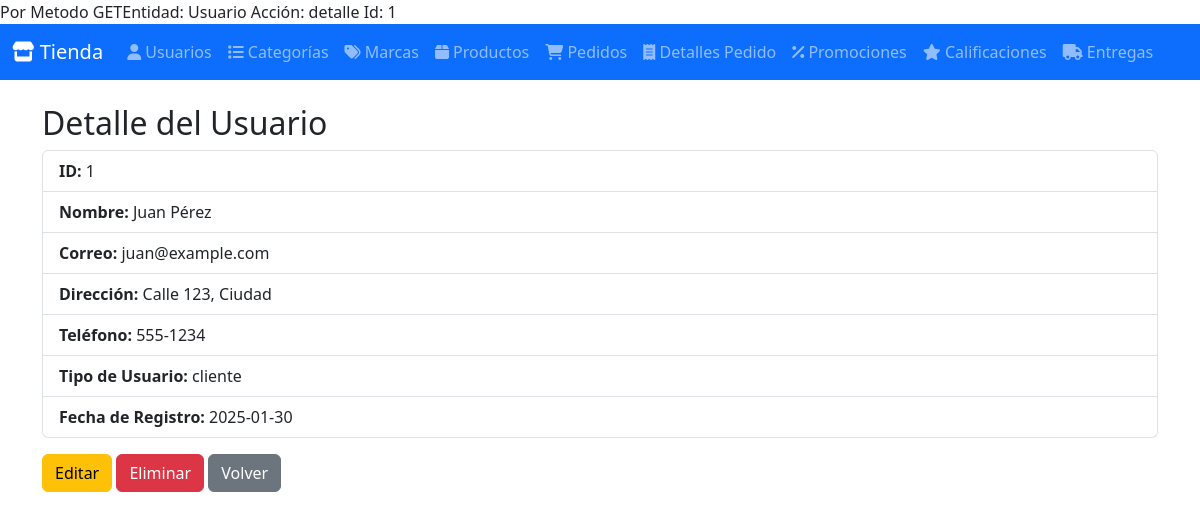
The app's page /index.php?entity=Usuario&action=detalle&id=1 with its own data.
### tables this page shows
CREATE TABLE usuarios (
    id INT AUTO_INCREMENT PRIMARY KEY,
    nombre VARCHAR(100) NOT NULL,
    correo VARCHAR(100) UNIQUE NOT NULL,
    contrasena VARCHAR(255) NOT NULL,
    direccion TEXT,
    telefono VARCHAR(20),
    tipo_usuario ENUM('cliente', 'admin') DEFAULT 'cliente',
    fecha_registro DATE DEFAULT (CURDATE())
);

### Model/ClassUsuario.php (called while the page is built, shortened)
<?php
require_once BASE_PATH . DIRECTORY_SEPARATOR . 'Config' . DIRECTORY_SEPARATOR . 'ClassDatabase.php';
class ClassUsuario {
    private $conn;
    public function __construct() {
        $db = new ClassDatabase();
        $this->conn = $db->getConnection();
    }
    public function getUsuarioById($id) {
        try {
            $stmt = $this->conn->prepare("SELECT * FROM usuarios WHERE id = :id");
            $stmt->bindParam(':id', $id);
            $stmt->execute();
            return $stmt->fetch(PDO::FETCH_ASSOC);
        } catch (PDOException $e) {
            return "Error: " . $e->getMessage();
        }
    }
}
?>

### Config/ClassDatabase.php (called while the page is built, shortened)
<?php
class ClassDatabase {
    private $host = 'localhost';
    private $db_name = 'bd_tienda_dulces';
    private $username = 'root';
    private $password = 'password';
    public function getConnection() {
        $this->conn = null;
        try {
            $this->conn = new PDO("mysql:host={$this->host};dbname={$this->db_name}", $this->username, $this->password);
            $this->conn->setAttribute(PDO::ATTR_ERRMODE, PDO::ERRMODE_EXCEPTION);
        } catch (PDOException $e) {
            echo "Error de conexión: " . $e->getMessage();
        }
        return $this->conn;
    }
}
?>

### Controller/ClassUsuarioController.php (called while the page is built, shortened)
<?php
require_once BASE_PATH . DIRECTORY_SEPARATOR . 'Model' . DIRECTORY_SEPARATOR . 'ClassUsuario.php';
class ClassUsuarioController {
    public function getUsuarioByIdController($id) {
        $usuarioModel = new ClassUsuario();
        $usuario = $usuarioModel->getUsuarioById($id);
        return $usuario;
    }
}
?>

### View/Usuario/detalleUsuario.php (the view, shortened to what this page needs)
<?php
$usuario = $elemento;
?>
<h2>Detalle del Usuario</h2>
<ul class="list-group">
    <li class="list-group-item"><strong>ID:</strong> <?php echo htmlspecialchars($usuario['id']); ?></li>
    <li class="list-group-item"><strong>Nombre:</strong> <?php echo htmlspecialchars($usuario['nombre']); ?></li>
    <li class="list-group-item"><strong>Correo:</strong> <?php echo htmlspecialchars($usuario['correo']); ?></li>
    <li class="list-group-item"><strong>Dirección:</strong> <?php echo htmlspecialchars($usuario['direccion']); ?></li>
    <li class="list-group-item"><strong>Teléfono:</strong> <?php echo htmlspecialchars($usuario['telefono']); ?></li>
    <li class="list-group-item"><strong>Tipo de Usuario:</strong> <?php echo htmlspecialchars($usuario['tipo_usuario']); ?></li>
    <li class="list-group-item"><strong>Fecha de Registro:</strong> <?php echo htmlspecialchars($usuario['fecha_registro']); ?></li>
</ul>
<div class="mt-3">
    <a href="index.php?entity=Usuario&action=editar&id=<?php echo $usuario['id']; ?>" class="btn btn-warning">Editar</a>
    <a href="index.php?entity=Usuario&action=eliminar&id=<?php echo $usuario['id']; ?>" class="btn btn-danger">Eliminar</a>
    <a href="index.php?entity=Usuario&action=listar" class="btn btn-secondary">Volver</a>
</div>

### records on screen
usuarios: id "1", nombre "Juan Pérez", correo "juan@example.com", direccion "Calle 123, Ciudad", telefono "555-1234", tipo_usuario "cliente", fecha_registro "2025-01-30"

### other values on screen
$entity "Usuario"
$action "detalle"
$id "1"
$label "Usuarios Categorías Marcas Productos Pedidos Detalles Pedido Promociones Calificaciones Entregas"
